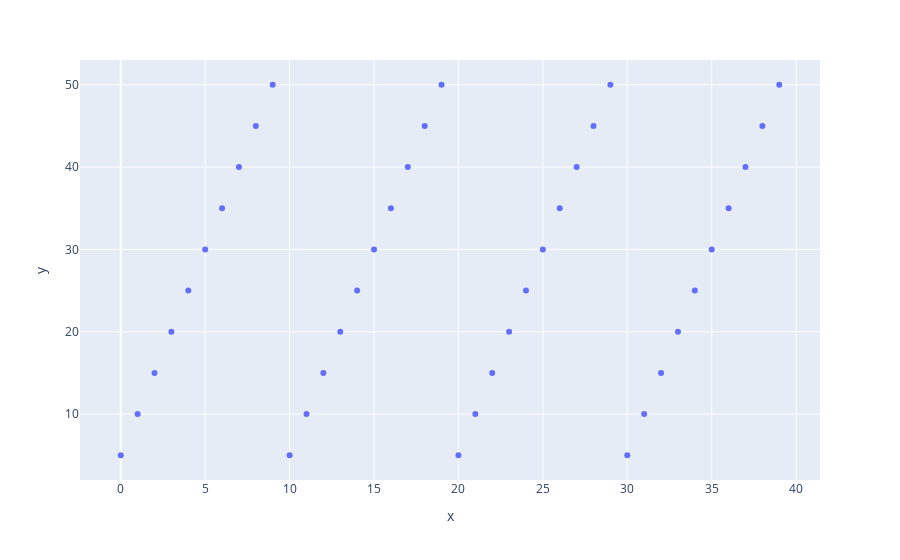

This figure's notebook cell:
### Code cell
repeated_muliple_5 = np.tile(multiple_5, 4)
x = np.arange(0, len(repeated_muliple_5))
px.scatter(y=repeated_muliple_5, x= x ,)

### Figure 1 — Plotly figure (JSON) as saved in the notebook; plotly's stock layout.template omitted (floating-point values rounded to 4 significant figures)
{"data": [{"hovertemplate": "x=%{x}<br>y=%{y}<extra></extra>", "legendgroup": "", "marker": {"color": "#636efa", "symbol": "circle"}, "mode": "markers", "name": "", "orientation": "v", "showlegend": false, "x": [0, 1, 2, 3, 4, 5, 6, 7, 8, 9, 10, 11, 12, 13, 14, 15, 16, 17, 18, 19, 20, 21, 22, 23, 24, 25, 26, 27, 28, 29, 30, 31, 32, 33, 34, 35, 36, 37, 38, 39], "xaxis": "x", "y": [5, 10, 15, 20, 25, 30, 35, 40, 45, 50, 5, 10, 15, 20, 25, 30, 35, 40, 45, 50, 5, 10, 15, 20, 25, 30, 35, 40, 45, 50, 5, 10, 15, 20, 25, 30, 35, 40, 45, 50], "yaxis": "y", "type": "scatter"}], "layout": {"xaxis": {"anchor": "y", "domain": [0.0, 1.0], "title": {"text": "x"}}, "yaxis": {"anchor": "x", "domain": [0.0, 1.0], "title": {"text": "y"}}, "legend": {"tracegroupgap": 0}, "margin": {"t": 60}}}
